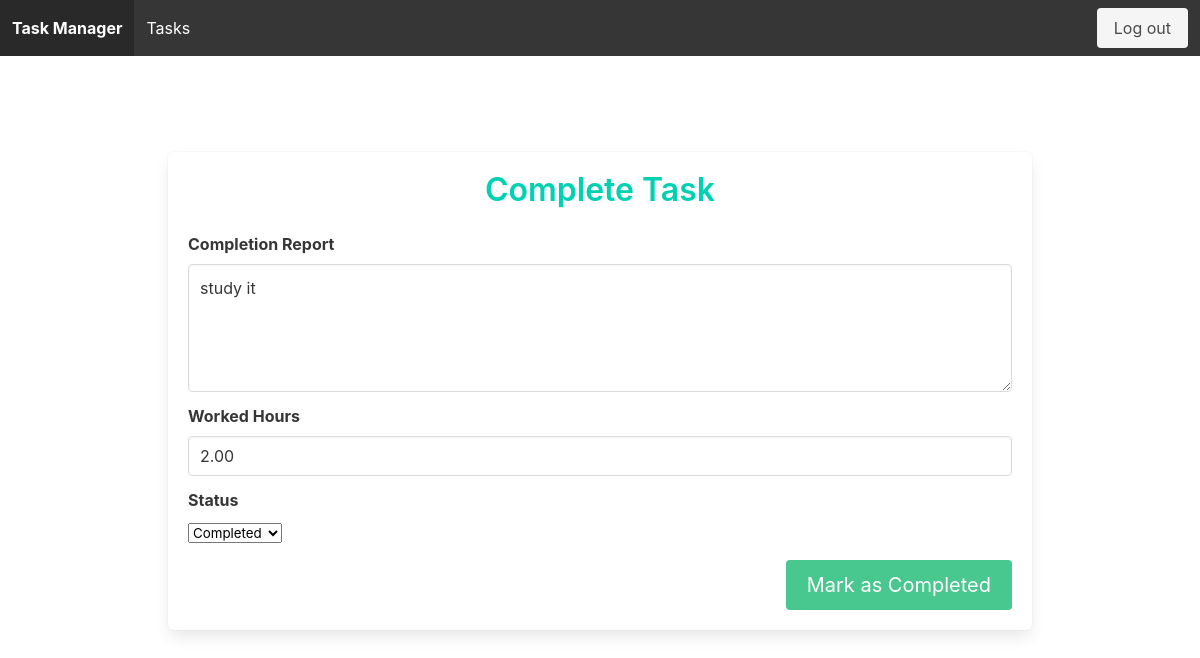
/dashboard/tasks/3/complete/ (signed in), run on the app's committed database.
### tasks/models.py (models this page shows, shortened)
class Task(models.Model):
    class Status(models.TextChoices):
        PENDING = 'PENDING', _('Pending')
        IN_PROGRESS = 'IN_PROGRESS', _('In Progress')
        COMPLETED = 'COMPLETED', _('Completed')
    title = models.CharField(max_length=200)
    description = models.TextField()
    assigned_to = models.ForeignKey(
        CustomUser,
        on_delete=models.CASCADE,
        related_name='tasks'
    )
    due_date = models.DateField()
    status = models.CharField(
        max_length=20,
        choices=Status.choices,
        default=Status.PENDING,
    )
    completion_report = models.TextField(blank=True, null=True)
    worked_hours = models.DecimalField(
        max_digits=5,
        decimal_places=2,
        blank=True,
        null=True
    )
    created_at = models.DateTimeField(auto_now_add=True)
    updated_at = models.DateTimeField(auto_now=True)

### tasks/views.py (the view, shortened to what this page needs)
# urls.py: path('dashboard/tasks/<int:pk>/complete/', TaskCompleteView.as_view(), name='task-complete-web'),
class TaskCompleteView(LoginRequiredMixin, UpdateView):
    model = Task
    fields = ['status', 'completion_report', 'worked_hours']
    template_name = 'tasks/task_complete.html'
    success_url = reverse_lazy('task-list-web')
    def get_object(self, queryset=None):
        obj = super().get_object(queryset)
        if obj.assigned_to != self.request.user:
            raise Http404("You do not have permission to complete this task.")
        return obj

### users/models.py (called while the page is built)
    @property
    def is_superadmin(self):
        return self.role == self.Role.SUPERADMIN or self.is_superuser

    @property
    def is_admin(self):
        return self.role == self.Role.ADMIN or self.is_superadmin

### tasks/templates/tasks/task_complete.html (shortened to what this page needs)
{% extends "base.html" %}
{% block content %}
<section class="section">
    <div class="container">
        <div class="box">
            <h1 class="title has-text-centered has-text-primary">Complete Task</h1>
            <form method="post">
                <div class="field">
                    <label class="label">Completion Report</label>
                    <div class="control">
                        <textarea name="{{ form.completion_report.name }}" class="textarea"
                            required>{{ form.completion_report.value }}</textarea>
                    </div>
                </div>
                <div class="field">
                    <label class="label">Worked Hours</label>
                    <div class="control">
                        <input type="number" name="{{ form.worked_hours.name }}" value="{{ form.worked_hours.value }}"
                            class="input" required>
                    </div>
                </div>
                <div class="field">
                    <label class="label">Status</label>
                    <div class="control">
                        {{ form.status }}
                    </div>
                </div>
                <div class="field is-grouped is-grouped-right mt-4">
                    <div class="control">
                        <button class="button is-success is-medium" type="submit">Mark as Completed</button>
                    </div>
                </div>
            </form>
        </div>
    </div>
</section>
{% endblock %}

### data on the page
Task: completion_report "study it", worked_hours "2.00", status "Completed"
